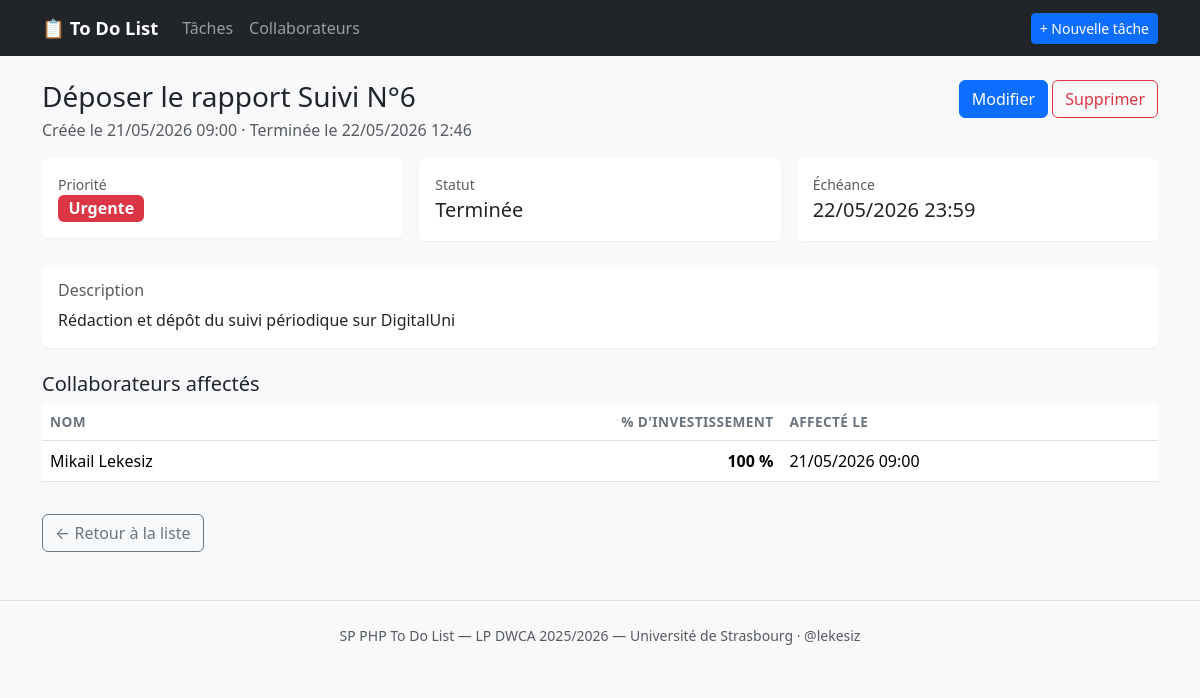
Page /public/?r=tache/show&id=1 on the committed database.
### tables this page shows
CREATE TABLE `tache` (
  `idTache`            INT(11)        NOT NULL AUTO_INCREMENT,
  `idPriorite`         TINYINT(4)     NOT NULL DEFAULT 2,
  `idStatut`           TINYINT(4)     NOT NULL DEFAULT 1,
  `idCategorie`        TINYINT(4)     DEFAULT NULL,
  `titreTache`         VARCHAR(150)   NOT NULL,
  `descriptionTache`   TEXT,
  `dateCreation`       DATETIME       NOT NULL DEFAULT CURRENT_TIMESTAMP,
  `dateEcheance`       DATETIME       DEFAULT NULL,
  `completedAt`        DATETIME       DEFAULT NULL,
  `valideTache`        TINYINT(1)     NOT NULL DEFAULT 1,
  PRIMARY KEY (`idTache`),
  KEY `fk_tache_priorite`    (`idPriorite`),
  KEY `fk_tache_statut`      (`idStatut`),
  KEY `fk_tache_categorie`   (`idCategorie`),
  CONSTRAINT `fk_tache_priorite`  FOREIGN KEY (`idPriorite`)
    REFERENCES `priorite`(`idPriorite`)   ON DELETE RESTRICT ON UPDATE CASCADE,
  CONSTRAINT `fk_tache_statut`    FOREIGN KEY (`idStatut`)
    REFERENCES `statut`(`idStatut`)       ON DELETE RESTRICT ON UPDATE CASCADE,
  CONSTRAINT `fk_tache_categorie` FOREIGN KEY (`idCategorie`)
    REFERENCES `categorie`(`idCategorie`) ON DELETE SET NULL  ON UPDATE CASCADE
);

CREATE TABLE `priorite` (
  `idPriorite`       TINYINT(4)   NOT NULL AUTO_INCREMENT,
  `libellePriorite`  VARCHAR(30)  NOT NULL,
  `niveauPriorite`   TINYINT(4)   NOT NULL,
  PRIMARY KEY (`idPriorite`)
);

CREATE TABLE `statut` (
  `idStatut`        TINYINT(4)   NOT NULL AUTO_INCREMENT,
  `libelleStatut`   VARCHAR(30)  NOT NULL,
  `ordreAffichage`  TINYINT(4)   NOT NULL,
  PRIMARY KEY (`idStatut`)
);

CREATE TABLE `tache_collaborateur` (
  `idTache`                    INT(11)      NOT NULL,
  `idCollaborateur`            INT(11)      NOT NULL,
  `pourcentageInvestissement`  TINYINT(4)   NOT NULL DEFAULT 100,
  `dateAffectation`            DATETIME     NOT NULL DEFAULT CURRENT_TIMESTAMP,
  PRIMARY KEY (`idTache`, `idCollaborateur`),
  KEY `fk_tc_collaborateur` (`idCollaborateur`),
  CONSTRAINT `fk_tc_tache` FOREIGN KEY (`idTache`)
    REFERENCES `tache`(`idTache`)              ON DELETE CASCADE ON UPDATE CASCADE,
  CONSTRAINT `fk_tc_collaborateur` FOREIGN KEY (`idCollaborateur`)
    REFERENCES `collaborateur`(`idCollaborateur`) ON DELETE CASCADE ON UPDATE CASCADE,
  CONSTRAINT `chk_pourcentage` CHECK (`pourcentageInvestissement` BETWEEN 0 AND 100)
);

CREATE TABLE `collaborateur` (
  `idCollaborateur`   INT(11)        NOT NULL AUTO_INCREMENT,
  `nomCollaborateur`  VARCHAR(80)    NOT NULL,
  PRIMARY KEY (`idCollaborateur`),
  UNIQUE KEY `uq_nomCollaborateur` (`nomCollaborateur`)
);

### src/controllers/TacheController.php (called while the page is built, shortened)
<?php
final class TacheController extends Controller
{
    public function show(): void
    {
        $id = (int) ($_GET['id'] ?? 0);
        $tache = Tache::find($id);
        $collaborateurs = Tache::collaborateurs($id);
        $this->render('tache/show', [
            'tache'          => $tache,
            'collaborateurs' => $collaborateurs,
        ], 'Tâche : ' . $tache['titreTache']);
    }
}

### src/Router.php (called while the page is built, shortened)
<?php
final class Router
{
    public function dispatch(): void
    {
        $route  = $_GET['r']  ?? 'home/index';
        $parts  = explode('/', trim($route, '/'));
        $action   = $parts[1] ?? 'index';
        $controller = new $controllerClass();
        try {
            $controller->$action();
        } catch (\Throwable $e) {
            $this->serverError($e);
        }
    }
}

### public/index.php (called while the page is built, shortened)
<?php
require __DIR__ . '/../src/autoload.php';
$config = require __DIR__ . '/../config/config.php';
$router = new \App\Router();
$router->dispatch();

### src/autoload.php (called while the page is built, shortened)
<?php
spl_autoload_register(function (string $class): void {
    $prefix = 'App\\';
    $relative = substr($class, strlen($prefix));
    $relative = str_replace('\\', '/', $relative);
    if (str_starts_with($relative, 'Models/')) {
        $file = __DIR__ . '/models/' . substr($relative, strlen('Models/')) . '.php';
    } elseif (str_starts_with($relative, 'Controllers/')) {
        $file = __DIR__ . '/controllers/' . substr($relative, strlen('Controllers/')) . '.php';
    } else {
        $file = __DIR__ . '/' . $relative . '.php';
    }
});

### config/config.php (called while the page is built, shortened)
<?php
$localFile = __DIR__ . '/config.local.php';
if (!function_exists('cfg_env')) {
    function cfg_env(string $key, $default = null) {
        $val = getenv($key);
        return ($val === false) ? $default : $val;
    }
}
return [
    'db' => [
        'host'     => cfg_env('DB_HOST',     'localhost'),
        'port'     => (int) cfg_env('DB_PORT', 3306),
        'dbname'   => cfg_env('DB_NAME',     'todoList'),
        'user'     => cfg_env('DB_USER',     'root'),
        'password' => cfg_env('DB_PASSWORD', 'root'),
        'charset'  => 'utf8mb4',
    ],
    'app' => [
        'name'      => cfg_env('APP_NAME', 'To Do List — SP PHP'),
        'base_url'  => cfg_env('APP_BASE_URL', '/todoList-app/public'),
        'timezone'  => cfg_env('APP_TIMEZONE', 'Europe/Paris'),
        'debug'     => filter_var(cfg_env('APP_DEBUG', 'true'), FILTER_VALIDATE_BOOLEAN),
    ],
];

### src/Database.php (called while the page is built, shortened)
<?php
final class Database
{
    private static ?PDO $instance = null;
    public static function getInstance(): PDO
    {
        if (self::$instance === null) {
            $config = require __DIR__ . '/../config/config.php';
            $db = $config['db'];
            $dsn = sprintf(
                'mysql:host=%s;port=%d;dbname=%s;charset=%s',
                $db['host'],
                $db['port'],
                $db['dbname'],
                $db['charset']
            );
            try {
                self::$instance = new PDO($dsn, $db['user'], $db['password'], [
                    PDO::ATTR_ERRMODE            => PDO::ERRMODE_EXCEPTION,
                    PDO::ATTR_DEFAULT_FETCH_MODE => PDO::FETCH_ASSOC,
                    PDO::ATTR_EMULATE_PREPARES   => false,
                ]);
            } catch (PDOException $e) {
                http_response_code(500);
                if (!empty($config['app']['debug'])) {
                    die('Erreur de connexion BDD : ' . htmlspecialchars($e->getMessage()));
                }
                die('Erreur de connexion à la base de données.');
            }
        }
        return self::$instance;
    }
}

### src/models/Tache.php (called while the page is built, shortened)
<?php
final class Tache
{
    public static function find(int $id): ?array
    {
        $sql = "
            SELECT t.*,
                   p.libellePriorite, p.niveauPriorite,
                   s.libelleStatut,
                   c.libelleCategorie, c.couleurCategorie
            FROM tache t
            JOIN priorite p ON p.idPriorite = t.idPriorite
            JOIN statut   s ON s.idStatut    = t.idStatut
            LEFT JOIN categorie c ON c.idCategorie = t.idCategorie
            WHERE t.idTache = :id
            LIMIT 1
        ";
        $stmt = Database::getInstance()->prepare($sql);
        $stmt->execute([':id' => $id]);
        $row = $stmt->fetch();
        return $row ?: null;
    }
    public static function collaborateurs(int $idTache): array
    {
        $stmt = Database::getInstance()->prepare("
            SELECT c.idCollaborateur, c.nomCollaborateur,
                   tc.pourcentageInvestissement, tc.dateAffectation
            FROM tache_collaborateur tc
            JOIN collaborateur c ON c.idCollaborateur = tc.idCollaborateur
            WHERE tc.idTache = :id
            ORDER BY tc.pourcentageInvestissement DESC, c.nomCollaborateur
        ");
        $stmt->execute([':id' => $idTache]);
        return $stmt->fetchAll();
    }
}

### views/tache/show.php (the view, shortened to what this page needs)
<?php
$config = require __DIR__ . '/../../config/config.php';
$base = $config['app']['base_url'];
$lvl = (int) $tache['niveauPriorite'];
$cls = ['','secondary','info','warning','danger'][$lvl] ?? 'secondary';
?>
<div class="d-flex justify-content-between align-items-start mb-3">
  <div>
    <h1 class="h3 mb-1"><?= htmlspecialchars($tache['titreTache']) ?></h1>
    <p class="text-muted mb-0">
      Créée le <?= htmlspecialchars(date('d/m/Y H:i', strtotime($tache['dateCreation']))) ?>
      <?php if ($tache['completedAt']): ?>
        · Terminée le <?= htmlspecialchars(date('d/m/Y H:i', strtotime($tache['completedAt']))) ?>
      <?php endif; ?>
    </p>
  </div>
  <div>
    <a class="btn btn-primary" href="<?= $base ?>/?r=tache/edit&id=<?= (int)$tache['idTache'] ?>">Modifier</a>
    <form method="post" action="<?= $base ?>/?r=tache/delete&id=<?= (int)$tache['idTache'] ?>" class="d-inline"
          onsubmit="return confirm('Supprimer cette tâche ?');">
      <button class="btn btn-outline-danger">Supprimer</button>
    </form>
  </div>
</div>
<div class="row g-3 mb-4">
  <div class="col-sm-4"><div class="card"><div class="card-body">
    <div class="text-muted small">Priorité</div>
    <span class="badge text-bg-<?= $cls ?> fs-6"><?= htmlspecialchars($tache['libellePriorite']) ?></span>
  </div></div></div>
  <div class="col-sm-4"><div class="card"><div class="card-body">
    <div class="text-muted small">Statut</div>
    <div class="fs-5"><?= htmlspecialchars($tache['libelleStatut']) ?></div>
  </div></div></div>
  <div class="col-sm-4"><div class="card"><div class="card-body">
    <div class="text-muted small">Échéance</div>
    <div class="fs-5"><?= $tache['dateEcheance'] ? htmlspecialchars(date('d/m/Y H:i', strtotime($tache['dateEcheance']))) : '—' ?></div>
  </div></div></div>
</div>
<?php if (!empty($tache['descriptionTache'])): ?>
<div class="card mb-4"><div class="card-body">
  <h2 class="h6 text-muted">Description</h2>
  <p class="mb-0"><?= nl2br(htmlspecialchars($tache['descriptionTache'])) ?></p>
</div></div>
<?php endif; ?>
<h2 class="h5">Collaborateurs affectés</h2>
<?php if (empty($collaborateurs)): ?>
  <p class="text-muted">Aucun collaborateur affecté.</p>
<?php else: ?>
  <table class="table">
    <thead><tr><th>Nom</th><th class="text-end">% d'investissement</th><th>Affecté le</th></tr></thead>
    <tbody>
    <?php foreach ($collaborateurs as $c): ?>
      <tr>
        <td><?= htmlspecialchars($c['nomCollaborateur']) ?></td>
        <td class="text-end"><strong><?= (int) $c['pourcentageInvestissement'] ?> %</strong></td>
        <td><?= htmlspecialchars(date('d/m/Y H:i', strtotime($c['dateAffectation']))) ?></td>
      </tr>
    <?php endforeach; ?>
    </tbody>
  </table>
<?php endif; ?>
<a class="btn btn-outline-secondary mt-3" href="<?= $base ?>/?r=tache/index">← Retour à la liste</a>

### public/assets/css/style.css (style rules this page uses)
body { background: #f8f9fa; }
.table thead th { font-weight: 600; font-size: .85rem; text-transform: uppercase; color:#6c757d; letter-spacing: .03em; }
.card { border: 0; box-shadow: 0 1px 2px rgba(0,0,0,.05); }

### rows in the picture
tache: titreTache "Déposer le rapport Suivi N°6", dateCreation "21/05/2026 09:00", completedAt "22/05/2026 12:46", idPriorite.libellePriorite "Urgente", idStatut.libelleStatut "Terminée", dateEcheance "22/05/2026 23:59", descriptionTache "Rédaction et dépôt du suivi périodique sur DigitalUni"
tache_collaborateur: idCollaborateur.nomCollaborateur "Mikail Lekesiz", pourcentageInvestissement "100", dateAffectation "21/05/2026 09:00"
